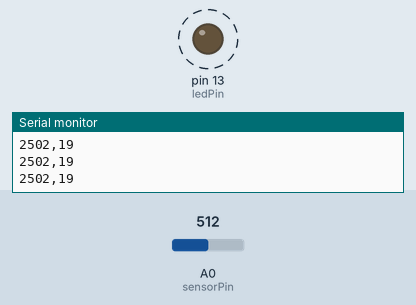
Bench run of a sketch on a simulated Arduino Uno, built with avr-gcc and run on an emulated ATmega328P. On the bench: output pins drawn as LEDs (lit = HIGH), the last lines printed to the serial monitor. Dashed ring = blinking. The inputs (shaded band) are chosen by the test bench; at power-on: A0 (sensorPin) = 512.

Above: at 1.2 s.
1.3 s: A0 (sensorPin) set to 306
At 1.64 s:
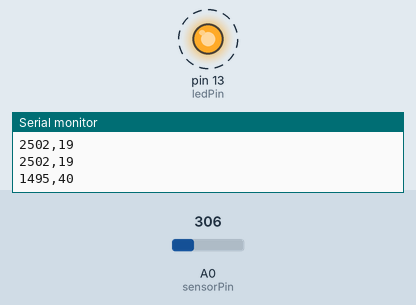
4.3 s: A0 (sensorPin) set to 122
At 7.2 s:
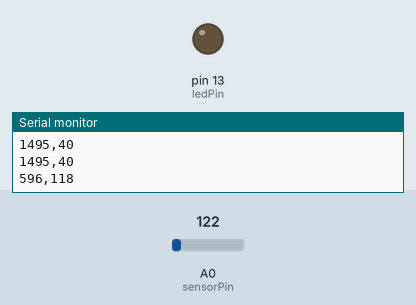
Timing chart, 0 to 12.0 s (numbered marks = the images above; inputs shaded):
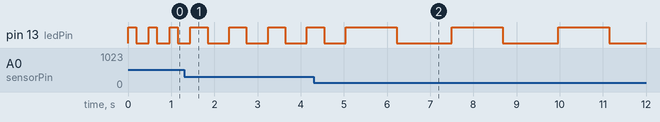

Measured:
- after the input at 1.3 s, pin 13 (ledPin): alternates HIGH for 0.40 s and LOW for 0.50 s, starting after 0.54 s
- by itself, pin 13 (ledPin): alternates HIGH for 0.19 s and LOW for 0.29 s

The sketch:

Distance_Measurement_Accurate.ino
```cpp
/* ir-distance sketch
 * prints distance and changes LED flash rate based on distance from IR sensor
 */
const int ledPin    = 13; // the pin connected to the LED to flash
const int sensorPin = 0;  // the analog pin connected to the sensor
const long referenceMv = 5000; // long int to prevent overflow when multiplied
void setup()
{
  Serial.begin(9600);
  pinMode(ledPin, OUTPUT);
}
void loop()
{
  int val = analogRead(sensorPin);
  int mV = (val * referenceMv) / 1023;
  Serial.print(mV);
  Serial.print(",");
  int cm = getDistance(mV);
  Serial.println(cm);
  digitalWrite(ledPin, HIGH);
  delay(cm * 10 ); // each centimeter adds 10 milliseconds delay
  digitalWrite(ledPin, LOW);
  delay( cm * 10);
  delay(100);
}
// the following is used to interpolate the distance from a table
// table entries are distances in steps of 250 millivolts
const int TABLE_ENTRIES=12;
const int NBR_ELEMS = 10;
const int firstElement = 250; // first entry is 250 mV
const int INTERVAL  = 250; // millivolts between each element
static int distance[TABLE_ENTRIES] = {150,140,130,100,60,50,40,35,30,25,20,15};
int getDistance(int mV)
{
   if( mV >  INTERVAL * TABLE_ENTRIES )
      return distance[TABLE_ENTRIES-1];
   else
   {
      int index = mV / INTERVAL;
      float frac = (mV % 250) / (float)INTERVAL;
      return distance[index] - ((distance[index] - distance[index+1]) * frac);
   }
}
```
